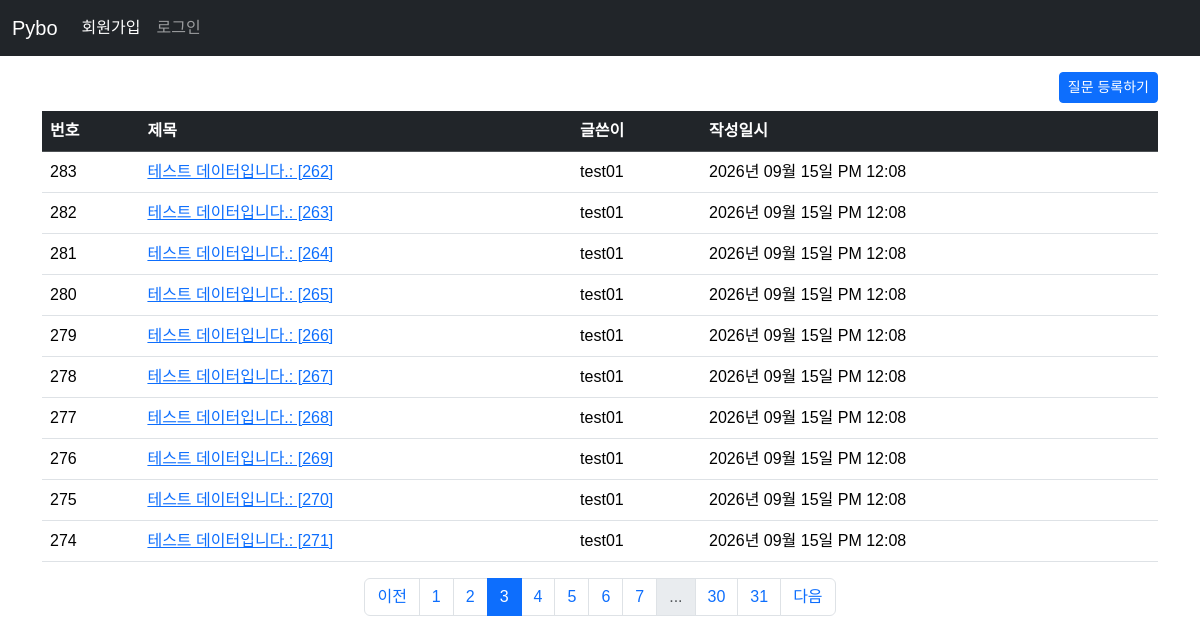
The page /question/list?page=3 on the database its author committed.
### pybo/models.py (models this page shows)
class Question(db.Model):
    id = db.Column(db.Integer, primary_key=True)
    subject = db.Column(db.String(200), nullable=False)
    content = db.Column(db.Text, nullable=False)
    create_date = db.Column(db.DateTime, nullable=False)
    user_id = db.Column(db.Integer, db.ForeignKey('user.id', ondelete='CASCADE'), nullable=False)
    user = db.relationship('User', backref=db.backref('quesetion_set'))

class User(db.Model):
    id = db.Column(db.Integer, primary_key=True)
    username = db.Column(db.String(150), unique=True, nullable=False)
    password = db.Column(db.String(200), nullable=False)
    email = db.Column(db.String(120), unique=True, nullable=False)

### pybo/views/question_views.py (the view)
@bp.route('/list')
def _list():
    page = request.args.get('page', default=1, type=int)  # url parameter ?page=1
    question_list = Question.query.order_by(Question.create_date.desc())
    question_list = question_list.paginate(page=page, per_page=10)  # 페이징 구현
    return render_template('question/question_list.html', question_list=question_list)

### pybo/filter.py (called while the page is built)
def format_datetime(value, fmt='%Y년 %m월 %d일 %p %I:%M'):
    return value.strftime(fmt)

### pybo/views/auth_views.py (called while the page is built)
@bp.before_app_request
def load_logged_in_user():
    user_id = session.get('user_id')
    if user_id is None:
        g.user = None
    else:
        g.user = User.query.get(user_id)

### pybo/templates/question/question_list.html (shortened to what this page needs)
{% extends 'base.html' %}
{% block content %}
<div class="container my-3">
    <div class="text-end">
        <a href="{{ url_for('question.create') }}" class="btn btn-primary btn-sm mb-2">질문 등록하기</a>
    </div>
    <table class="table table-hover">
      <thead>
        <tr class="table-dark">
            <th>번호</th>
            <th>제목</th>
            <th>글쓴이</th>
            <th>작성일시</th>
        </tr>
      </thead>
      <tbody>
        {% if question_list %}
        {% for question in question_list.items %}
        <tr>
          <td>{{ question_list.total - ((question_list.page - 1) * question_list.per_page) - loop.index0 }}</td>
          <td>
              <a href="{{ url_for('question.detail', question_id=question.id) }}">{{question.subject}}</a>
          </td>
          <td>{{ question.user.username }}</td>
          <td>{{ question.create_date | datetime }}</td>
        </tr>
        {% endfor %}
        {% else %}
        <tr>
            <td colspan="3">질문이 없습니다.</td>
        </tr>
        {% endif %}
      </tbody>
    </table>
    <nav aria-label="...">
      <ul class="pagination justify-content-center">
        {% if question_list.has_prev %}
        <li class="page-item"><a href="?page={{ question_list.prev_num }}" class="page-link">이전</a></li>
        {% else %}
        <li class="page-item disabled">
            <a href="javascript:void(0)" class="page-link" aria-disabled="ture">이전</a>
        </li>
        {% endif %}
        {% for page_num in question_list.iter_pages() %}
        {% if page_num %}
        {% if page_num != question_list.page %}
        <li class="page-item"><a class="page-link" href="?page={{ page_num }}">{{ page_num }}</a></li>
        {% else %}
        <li class="page-item active">
          <a class="page-link" href="javascript:void(0)" aria-current="page">{{ page_num }}</a>
        </li>
        {% endif %}
        {% else %}
        <li class="page-item disabled"><a class="page-link" href="javascript:void(0)">...</a></li>
        {% endif %}
        {% endfor %}
        {% if question_list.has_next %}
        <li class="page-item"><a class="page-link" href="?page={{ question_list.next_num }}">다음</a></li>
        {% else %}
        <li class="page-item disabled">
            <a class="page-link" href="javscript:void(0)" aria-disabled="ture">다음</a>
        </li>
        {% endif %}
      </ul>
    </nav>
</div>
{% endblock %}

### pybo/static/style.css (style rules this page uses)
body { font-family: "Noto Sans KR", sans-serif; font-weight: 400; }

### rows shown on the page
Question: total "283", subject "테스트 데이터입니다.: [262]", user.username "test01", create_date "2026년 09월 15일 PM 12:08"
Question: total "282", subject "테스트 데이터입니다.: [263]", user.username "test01", create_date "2026년 09월 15일 PM 12:08"
Question: total "281", subject "테스트 데이터입니다.: [264]", user.username "test01", create_date "2026년 09월 15일 PM 12:08"
Question: total "280", subject "테스트 데이터입니다.: [265]", user.username "test01", create_date "2026년 09월 15일 PM 12:08"
Question: total "279", subject "테스트 데이터입니다.: [266]", user.username "test01", create_date "2026년 09월 15일 PM 12:08"
Question: total "278", subject "테스트 데이터입니다.: [267]", user.username "test01", create_date "2026년 09월 15일 PM 12:08"
Question: total "277", subject "테스트 데이터입니다.: [268]", user.username "test01", create_date "2026년 09월 15일 PM 12:08"
Question: total "276", subject "테스트 데이터입니다.: [269]", user.username "test01", create_date "2026년 09월 15일 PM 12:08"
Question: total "275", subject "테스트 데이터입니다.: [270]", user.username "test01", create_date "2026년 09월 15일 PM 12:08"
Question: total "274", subject "테스트 데이터입니다.: [271]", user.username "test01", create_date "2026년 09월 15일 PM 12:08"

### other values the page prints
{{ page_num }} "1" "2" "4" "5" "6" "7" "30" "31"
{{ page_num }} "3"
